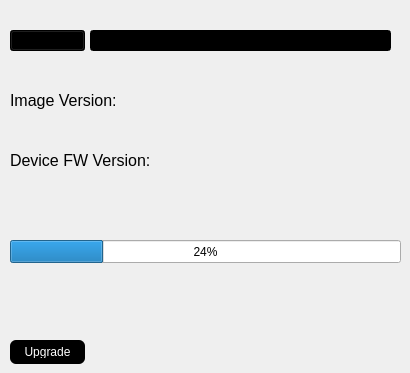
    <widget class="QWidget" name="tab_6">
     <attribute name="title">
      <string>FW Upgrade</string>
     </attribute>
     <widget class="QPushButton" name="selectFileBtn">
      <property name="geometry">
       <rect>
        <x>10</x>
        <y>30</y>
        <width>75</width>
        <height>21</height>
       </rect>
      </property>
      <property name="styleSheet">
       <string notr="true">background-color: rgb(0, 0, 0);</string>
      </property>
      <property name="text">
       <string>Select File</string>
      </property>
     </widget>
     <widget class="QLineEdit" name="filePathLineEdit">
      <property name="geometry">
       <rect>
        <x>90</x>
        <y>30</y>
        <width>301</width>
        <height>21</height>
       </rect>
      </property>
      <property name="styleSheet">
       <string notr="true">background-color: rgb(0, 0, 0);</string>
      </property>
     </widget>
     <widget class="QPushButton" name="upgradeBtn">
      <property name="geometry">
       <rect>
        <x>10</x>
        <y>340</y>
        <width>75</width>
        <height>24</height>
       </rect>
      </property>
      <property name="styleSheet">
       <string notr="true">QPushButton {
            background-color: #000000;
            color: white;
            border-radius: 6px;
            padding: 6px 12px;
        }
        QPushButton:hover {
        background-color: #AAAAAA;
        }
        QPushButton:pressed {
            background-color: #333333;
        }
       QPushButton:disabled {
            background-color: #CCCCCC;
            border-radius: 6px;
            padding: 6px 12px;
        }</string>
      </property>
      <property name="text">
       <string>Upgrade</string>
      </property>
     </widget>
     <widget class="QProgressBar" name="progressBar">
      <property name="geometry">
       <rect>
        <x>10</x>
        <y>240</y>
        <width>391</width>
        <height>23</height>
       </rect>
      </property>
      <property name="value">
       <number>24</number>
      </property>
     </widget>
     <widget class="QLabel" name="fwVerionLabel">
      <property name="geometry">
       <rect>
        <x>10</x>
        <y>140</y>
        <width>391</width>
        <height>41</height>
       </rect>
      </property>
      <property name="font">
       <font>
        <pointsize>12</pointsize>
        <bold>false</bold>
       </font>
      </property>
      <property name="text">
       <string>Device FW Version:</string>
      </property>
     </widget>
     <widget class="QLabel" name="imageVersionLabel">
      <property name="geometry">
       <rect>
        <x>10</x>
        <y>90</y>
        <width>391</width>
        <height>21</height>
       </rect>
      </property>
      <property name="font">
       <font>
        <pointsize>12</pointsize>
        <bold>false</bold>
       </font>
      </property>
      <property name="text">
       <string>Image Version:</string>
      </property>
     </widget>
    </widget>
